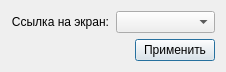
<?xml version="1.0" encoding="UTF-8"?>
<ui version="4.0">
 <class>ScreenLinkDialog</class>
 <widget class="QDialog" name="ScreenLinkDialog">
  <property name="geometry">
   <rect>
    <x>0</x>
    <y>0</y>
    <width>226</width>
    <height>71</height>
   </rect>
  </property>
  <property name="windowTitle">
   <string>Dialog</string>
  </property>
  <layout class="QGridLayout" name="gridLayout">
   <item row="0" column="0">
    <layout class="QHBoxLayout" name="horizontalLayout">
     <item>
      <widget class="QLabel" name="label">
       <property name="text">
        <string>Ссылка на экран:</string>
       </property>
       <property name="alignment">
        <set>Qt::AlignCenter</set>
       </property>
      </widget>
     </item>
     <item>
      <widget class="QComboBox" name="cbScreenLink"/>
     </item>
    </layout>
   </item>
   <item row="1" column="0">
    <layout class="QHBoxLayout" name="horizontalLayout_2">
     <item>
      <spacer name="horizontalSpacer">
       <property name="orientation">
        <enum>Qt::Horizontal</enum>
       </property>
       <property name="sizeHint" stdset="0">
        <size>
         <width>40</width>
         <height>20</height>
        </size>
       </property>
      </spacer>
     </item>
     <item>
      <widget class="QPushButton" name="pbApply">
       <property name="text">
        <string>Применить</string>
       </property>
      </widget>
     </item>
    </layout>
   </item>
  </layout>
 </widget>
 <resources/>
 <connections/>
</ui>
